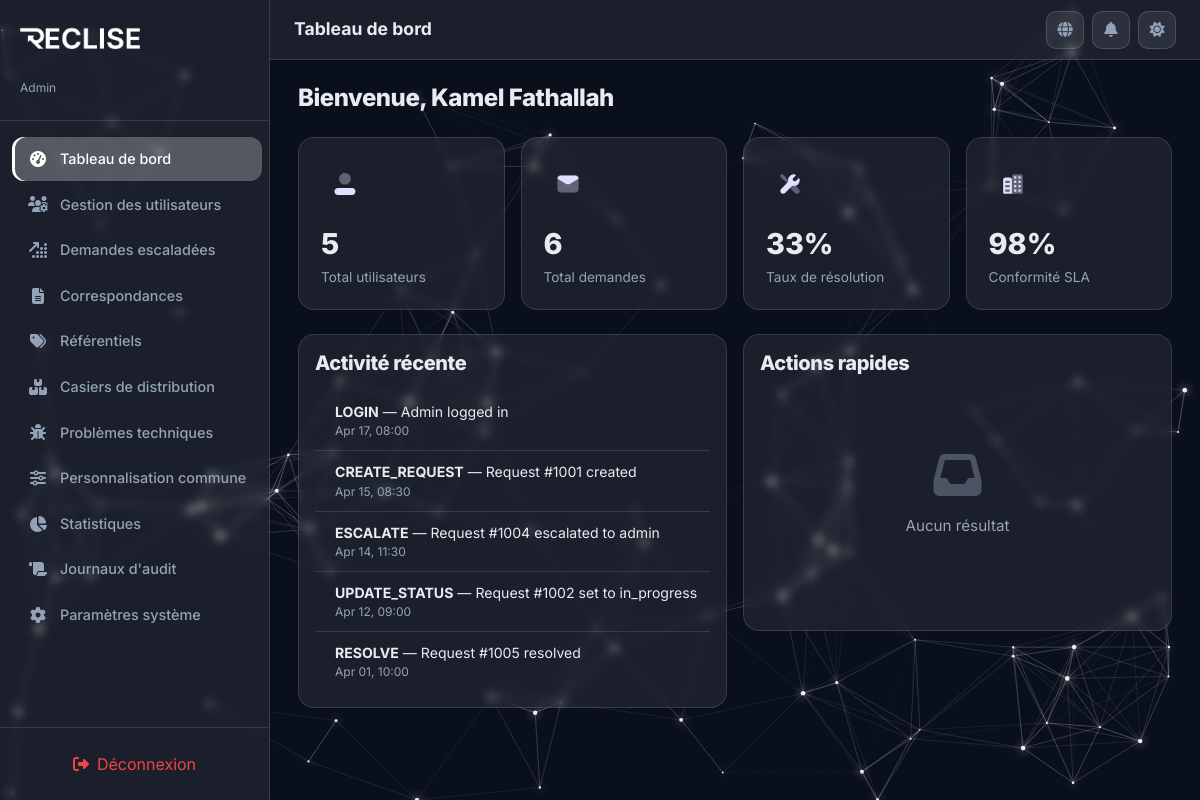
The app's page /PhtP/admin/dashboard.php (signed in) with its own data.
### tables this page shows
CREATE TABLE IF NOT EXISTS audit_logs (
  id          INT AUTO_INCREMENT PRIMARY KEY,
  action      VARCHAR(100)  NOT NULL,
  user_id     INT           DEFAULT NULL,
  details     TEXT          DEFAULT NULL,
  created_at  DATETIME      NOT NULL DEFAULT CURRENT_TIMESTAMP,

  CONSTRAINT fk_audit_user FOREIGN KEY (user_id) REFERENCES users(id) ON DELETE SET NULL
);

### PhtP/includes/i18n.php (called while the page is built, shortened)
<?php
function get_translations($lang = 'fr') {
    return $translations[$lang] ?? $translations['fr'];
}
function t($key, $lang = null) {
    if ($lang === null) {
        $lang = $_SESSION['lang'] ?? 'fr';
    }
    $translations = get_translations($lang);
    return $translations[$key] ?? $key;
}
?>

### PhtP/includes/functions.php (called while the page is built, shortened)
<?php
function to_camel($row) {
    $result = [];
    foreach ($row as $key => $value) {
        $camel = preg_replace_callback('/_([a-z])/', function ($m) {
            return strtoupper($m[1]);
        }, $key);
        $result[$camel] = $value;
    }
    return $result;
}
function to_camel_all($rows) {
    return array_map('to_camel', $rows);
}

### PhtP/admin/dashboard.php (the view, shortened to what this page needs)
<?php
require_once '../includes/header.php';
$totalUsers = $pdo->query("SELECT COUNT(*) FROM users")->fetchColumn();
$totalReqs = $pdo->query("SELECT COUNT(*) FROM requests")->fetchColumn();
$resolved = $pdo->query("SELECT COUNT(*) FROM requests WHERE status = 'resolved' OR status = 'closed'")->fetchColumn();
$rate = $totalReqs > 0 ? round(($resolved / $totalReqs) * 100) : 0;
$stmtLogs = $pdo->query("SELECT * FROM audit_logs ORDER BY created_at DESC LIMIT 5");
$recentLogs = to_camel_all($stmtLogs->fetchAll());
?>
<div class="section-header">
  <h2><?php echo t('welcomeBack'); ?> <?= htmlspecialchars($_SESSION['full_name']) ?></h2>
</div>
<div class="row g-3 mb-4">
  <div class="col-6 col-md-3">
    <div class="stat-card">
      <div class="stat-icon">
      </div>
      <div class="stat-value"><?= $totalUsers ?></div>
      <div class="stat-label"><?php echo t('totalUsers'); ?></div>
    </div>
  </div>
  <div class="col-6 col-md-3">
    <div class="stat-card">
      <div class="stat-icon">
      </div>
      <div class="stat-value"><?= $totalReqs ?></div>
      <div class="stat-label"><?php echo t('totalRequests'); ?></div>
    </div>
  </div>
  <div class="col-6 col-md-3">
    <div class="stat-card">
      <div class="stat-icon">
      </div>
      <div class="stat-value"><?= $rate ?>%</div>
      <div class="stat-label"><?php echo t('resolutionRate'); ?></div>
    </div>
  </div>
  <div class="col-6 col-md-3">
    <div class="stat-card">
      <div class="stat-icon">
      </div>
      <div class="stat-value">98%</div>
      <div class="stat-label"><?php echo t('slaCompliance'); ?></div>
    </div>
  </div>
</div>
<div class="row g-3">
  <div class="col-md-6">
    <div class="glass-card" style="padding: 16px;">
      <h5 style="margin-bottom: 16px;"><?php echo t('recentActivity'); ?></h5>
      <?php if (empty($recentLogs)): ?>
        <div class="empty-state">
          <i class="fas fa-inbox"></i>
          <p><?php echo t('noResults'); ?></p>
        </div>
      <?php else: ?>
        <?php foreach ($recentLogs as $log): ?>
          <div class="activity-item">
            <div class="activity-dot"></div>
            <div>
              <div class="activity-text"><strong><?= htmlspecialchars($log['action']) ?></strong> — <?= htmlspecialchars($log['details']) ?></div>
              <div class="activity-time"><?= date('M d, H:i', strtotime($log['createdAt'])) ?></div>
            </div>
          </div>
        <?php endforeach; ?>
      <?php endif; ?>
    </div>
  </div>
  <div class="col-md-6">
    <div class="glass-card" style="padding: 16px;">
      <h5 style="margin-bottom: 16px;"><?php echo t('quickActions'); ?></h5>
      <?php
      $recentPages = $_SESSION['recent_pages'] ?? [];
      if (empty($recentPages)):
      ?>
        <div class="empty-state">
          <i class="fas fa-inbox"></i>
          <p><?php echo t('noResults'); ?></p>
        </div>
      <?php endif; ?>
    </div>
  </div>
</div>
<?php require_once '../includes/footer.php'; ?>

### PhtP/assets/css/styles.css (style rules this page uses)
:root { --primary-dark: #0A0F1C; --primary-light: #F5F8FA; --brand-accent: #ffffff; --neon-accent: #ffffff; --success: #10B981; --warning: #F59E0B; --danger: #EF4444; --info: #ffffff; --icon-color: #E2E0FF; --glass-bg: rgba(255, 255, 255, 0.07); --glass-border: rgba(255, 255, 255, 0.12); --text-primary: #E8ECF1; --text-secondary: #94A3B8; --sidebar-width: 270px; --topbar-height: 60px; --body-bg: #0A0F1C; --card-bg: rgba(255, 255, 255, 0.07); --card-border: rgba(255, 255, 255, 0.12); --input-bg: rgba(255, 255, 255, 0.08); --input-border: rgba(255, 255, 255, 0.15); --input-text: #E8ECF1; --modal-bg: rgba(15, 20, 40, 0.95); --shadow-glow: 0 0 15px rgba(255, 255, 255, 0.1); --table-hover: rgba(255, 255, 255, 0.05); --toast-bg: rgba(15, 20, 40, 0.92); --focus-glow: rgba(255, 255, 255, 0.25); --focus-border: #ffffff; --brand-accent-rgb: 255, 255, 255; --btn-bg: #ffffff; --btn-text: #0A0F1C; --btn-border: #ffffff; --btn-hover-bg: transparent; --btn-hover-text: #025C84; }
*, *::before, *::after { box-sizing: border-box; margin: 0; padding: 0; }
body { font-family: 'Inter', sans-serif; font-weight: 400; background: transparent; color: var(--text-primary); min-height: 100vh; overflow-x: hidden; transition: background 0.4s ease, color 0.3s ease; }
body, p, span, div, label, a, button, input, select, textarea, option, td, th, li, h1, h2, h3, h4, h5, h6, small, strong, em, b, i { font-family: 'Inter', sans-serif; }
h1, h2, h3, h4, h5, h6 { font-family: 'Inter', sans-serif; font-weight: 800; letter-spacing: -0.02em; }
.glass-card { background: var(--card-bg); -webkit-backdrop-filter: blur(4px); backdrop-filter: blur(4px); border: 1px solid var(--card-border); border-radius: 16px; padding: 24px; transition: all 0.3s ease; }
.stat-card { background: var(--card-bg); -webkit-backdrop-filter: blur(4px); backdrop-filter: blur(4px); border: 1px solid var(--card-border); border-radius: 16px; padding: 22px; transition: all 0.3s; }
.stat-card .stat-icon { width: 48px; height: 48px; border-radius: 14px; display: flex; align-items: center; justify-content: center; font-size: 1.3rem; margin-bottom: 14px; }
.stat-card .stat-value { font-family: 'Inter', sans-serif; font-weight: 800; font-size: 1.8rem; }
.stat-card .stat-label { color: var(--text-secondary); font-size: 0.85rem; margin-top: 2px; }
.section-header { display: flex; align-items: center; justify-content: space-between; margin-bottom: 24px; flex-wrap: wrap; gap: 12px; }
.section-header h2 { font-size: 1.5rem; margin: 0; }
.activity-item { display: flex; align-items: flex-start; gap: 12px; padding: 10px 0; border-bottom: 1px solid var(--glass-border); }
.activity-item:last-child { border-bottom: none; }
.activity-dot { width: 8px; height: 8px; border-radius: 50%; flex-shrink: 0; margin-top: 6px; }
.activity-text { font-size: 0.88rem; }
.activity-time { font-size: 0.75rem; color: var(--text-secondary); }
.empty-state { text-align: center; padding: 60px 20px; color: var(--text-secondary); }
.empty-state i { font-size: 3rem; margin-bottom: 16px; opacity: 0.4; }
.empty-state p { font-size: 0.95rem; }

### records on screen
audit_logs: action "LOGIN", details "Admin logged in", created_at "Apr 17, 08:00"
audit_logs: action "CREATE_REQUEST", details "Request #1001 created", created_at "Apr 15, 08:30"
audit_logs: action "ESCALATE", details "Request #1004 escalated to admin", created_at "Apr 14, 11:30"
audit_logs: action "UPDATE_STATUS", details "Request #1002 set to in_progress", created_at "Apr 12, 09:00"
audit_logs: action "RESOLVE", details "Request #1005 resolved", created_at "Apr 01, 10:00"

### other values on screen
$roleLabels[$_SESSION['role']] "Admin"
t($item['label']) "Tableau de bord"
t($item['label']) "Gestion des utilisateurs"
t($item['label']) "Demandes escaladées"
t($item['label']) "Correspondances"
t($item['label']) "Référentiels"
t($item['label']) "Casiers de distribution"
t($item['label']) "Problèmes techniques"
t($item['label']) "Personnalisation commune"
t($item['label']) "Statistiques"
t($item['label']) "Journaux d'audit"
t($item['label']) "Paramètres système"
t('logout') "Déconnexion"
t($currentView ?? 'dashboard') "Tableau de bord"
t('welcomeBack') "Bienvenue,"
